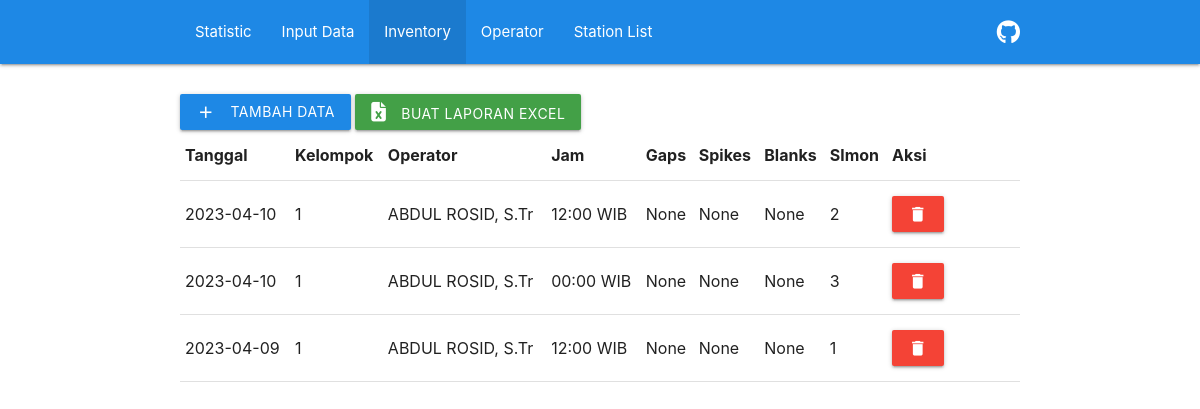
The app's page /checklist-seiscomp/list_view, older data.
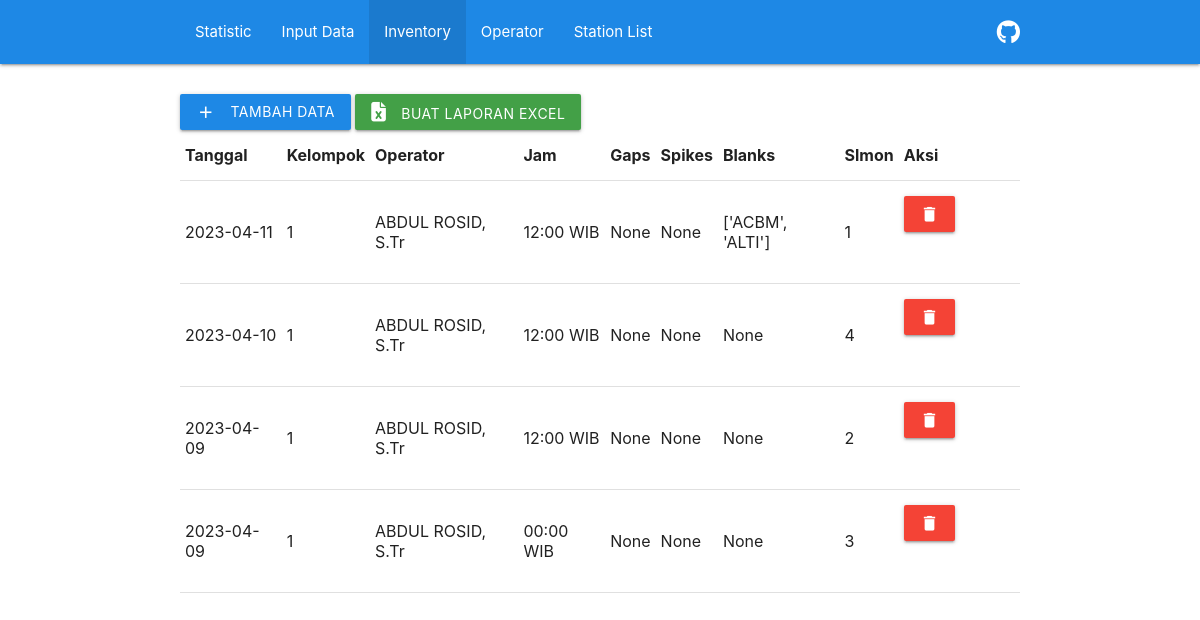
The same page, newer data.
### ChecklistSeiscomp/models.py (models this page shows, shortened)
class ChecklistSeiscompModel(models.Model):
    tanggal = models.DateField()
    jam = models.CharField(max_length=20, choices=WAKTU, default='12:00 WIB')
    kelompok = models.IntegerField(choices=KELOMPOK, default=1)
    operator = models.TextField(null=True,)
    gaps = models.CharField(max_length=500, null=True, blank=True)
    spikes = models.CharField(max_length=500, null=True, blank=True)
    blanks = models.CharField(max_length=500, null=True, blank=True)
    slmon = models.PositiveIntegerField(null=True, blank=True)

### ChecklistSeiscomp/views.py (the view)
# urls.py: path('list_view', views.list_view, name='list_view'),
def list_view(request):
    context = {}
    context["dataset"] = ChecklistSeiscompModel.objects.all().order_by('-tanggal')
    return render(request, "list_view.html", context)

### ChecklistSeiscomp/templates/list_view.html (shortened to what this page needs)
{% extends "base.html" %}
{% load materializecss %}
{% block content %}
<div class="container" style="padding-top: 2rem;">
    <a class="waves-effect waves-light btn blue darken-1" href="{% url 'ChecklistSeiscomp:create_view' %}"><i
            class="material-icons left">add</i>tambah data</a>
    <a class="waves-effect waves-light btn green darken-1" href="/"><i class="fa-solid fa-file-excel" style="padding-right: 1rem;"></i>Buat Laporan
        Excel</a>
    <table>
        <tr>
            <th>Tanggal</th>
            <th>Kelompok</th>
            <th>Operator</th>
            <th>Jam</th>
            <th>Gaps</th>
            <th>Spikes</th>
            <th>Blanks</th>
            <th>Slmon</th>
            <th>Aksi</th>
        </tr>
        {% for data in dataset %}
        <tr>
            <td> {{ data.tanggal|date:'Y-m-d' }} </td>
            <td> {{ data.kelompok }} </td>
            <td> {{ data.operator }} </td>
            <td> {{ data.jam }} </td>
            <td> {{ data.gaps }} </td>
            <td> {{ data.spikes }} </td>
            <td> {{ data.blanks }} </td>
            <td> {{ data.slmon }} </td>
            <td>
                <a id="data_del_btn{{ data.id }}" onmouseup="data_del({{ data.id }})"
                    class="waves-effect waves-light btn red" id="delete-{{ operator.id }}"><i
                        class="material-icons center">delete</i></a>
            </td>
        </tr>
        {% endfor %}
    </table>
</div>
{% endblock content %}

### ChecklistSeiscomp/templates/base.html (shortened to what this page needs)
<html lang="en">
<head>
    {% load static %}
    {% block css %}
    <link rel="stylesheet" href="https://cdnjs.cloudflare.com/ajax/libs/font-awesome/6.3.0/css/all.min.css"
 />
    <link rel="stylesheet" href="https://cdnjs.cloudflare.com/ajax/libs/materialize/1.0.0-rc.1/css/materialize.min.css"
 />
    <link rel="stylesheet" href="{% static 'ChecklistSeiscomp/style.css' %}">
    {% endblock css %}
</head>
<body>
    <nav class="nav-wrapper blue darken-1">
        <div class="container">
            <div class="nav-wrapper blue darken-1">
                {% if user.is_authenticated %}
                <a href="#" data-target="mobile-demo" class="sidenav-trigger"><i class="material-icons">menu</i></a>
                <a href="https://github.com/ftharyanto/eBAST" target="_blank" class="tooltipped right"
                    data-tooltip="Source Code"><i class="fa-brands fa-github"></i></a>
                <a href="{% url 'accounts:login' %}" class="right" style="margin-right: 1rem;">Logout</a>
                <ul id="nav-mobile" class="left hide-on-med-and-down">
                    {% with request.resolver_match.url_name as url_name %}
                    <li class="{% if url_name == 'statistic_view' %}active{% endif %}"><a
                            href="{% url 'ChecklistSeiscomp:statistic_view' %}">Statistic</a></li>
                    <li class="{% if url_name == 'create_view' %}active{% endif %}"><a
                            href="{% url 'ChecklistSeiscomp:create_view' %}">Input Data</a></li>
                    <li class="{% if url_name == 'list_view' %}active{% endif %}"><a
                            href="{% url 'ChecklistSeiscomp:list_view' %}">Inventory</a></li>
                    <li class="{% if url_name == 'operator_view' %}active{% endif %}"><a
                            href="{% url 'ChecklistSeiscomp:operator_view' %}">Operator</a></li>
                    <li class="{% if url_name == 'station_list_view' %}active{% endif %}"><a
                            href="{% url 'ChecklistSeiscomp:station_list_view' %}">Station List</a></li>
                    {% endwith %}
                </ul>
                {% else %}
                <a href="https://github.com/ftharyanto/eBAST" target="_blank" class="tooltipped right"
                    data-tooltip="Source Code"><i class="fa-brands fa-github"></i></a>
                <ul id="nav-mobile" class="left hide-on-med-and-down">
                    {% with request.resolver_match.url_name as url_name %}
                    <li class="{% if url_name == 'statistic_view' %}active{% endif %}"><a
                            href="{% url 'ChecklistSeiscomp:statistic_view' %}">Statistic</a></li>
                    <li class="{% if url_name == 'create_view' %}active{% endif %}"><a
                            href="{% url 'ChecklistSeiscomp:create_view' %}">Input Data</a></li>
                    <li class="{% if url_name == 'list_view' %}active{% endif %}"><a
                            href="{% url 'ChecklistSeiscomp:list_view' %}">Inventory</a></li>
                    <li class="{% if url_name == 'operator_view' %}active{% endif %}"><a
                            href="{% url 'ChecklistSeiscomp:operator_view' %}">Operator</a></li>
                    <li class="{% if url_name == 'station_list_view' %}active{% endif %}"><a
                            href="{% url 'ChecklistSeiscomp:station_list_view' %}">Station List</a></li>
                    {% endwith %}
                </ul>
                {% endif %}
            </div>
        </div>
    </nav>
    {% block content %}
    {% endblock content %}
</body>
</html>

Row changes from the older to the newer data that the page shows:
removed ChecklistSeiscompModel: tanggal "2023-04-10", kelompok "1", operator "ABDUL ROSID, S.Tr", jam "12:00 WIB", gaps "None", spikes "None", blanks "None", slmon "2"
removed ChecklistSeiscompModel: tanggal "2023-04-10", kelompok "1", operator "ABDUL ROSID, S.Tr", jam "00:00 WIB", gaps "None", spikes "None", blanks "None", slmon "3"
removed ChecklistSeiscompModel: tanggal "2023-04-09", kelompok "1", operator "ABDUL ROSID, S.Tr", jam "12:00 WIB", gaps "None", spikes "None", blanks "None", slmon "1"
added ChecklistSeiscompModel: tanggal "2023-04-11", kelompok "1", operator "ABDUL ROSID, S.Tr", jam "12:00 WIB", gaps "None", spikes "None", blanks "['ACBM', 'ALTI']", slmon "1"
added ChecklistSeiscompModel: tanggal "2023-04-10", kelompok "1", operator "ABDUL ROSID, S.Tr", jam "12:00 WIB", gaps "None", spikes "None", blanks "None", slmon "4"
added ChecklistSeiscompModel: tanggal "2023-04-09", kelompok "1", operator "ABDUL ROSID, S.Tr", jam "12:00 WIB", gaps "None", spikes "None", blanks "None", slmon "2"
added ChecklistSeiscompModel: tanggal "2023-04-09", kelompok "1", operator "ABDUL ROSID, S.Tr", jam "00:00 WIB", gaps "None", spikes "None", blanks "None", slmon "3"
